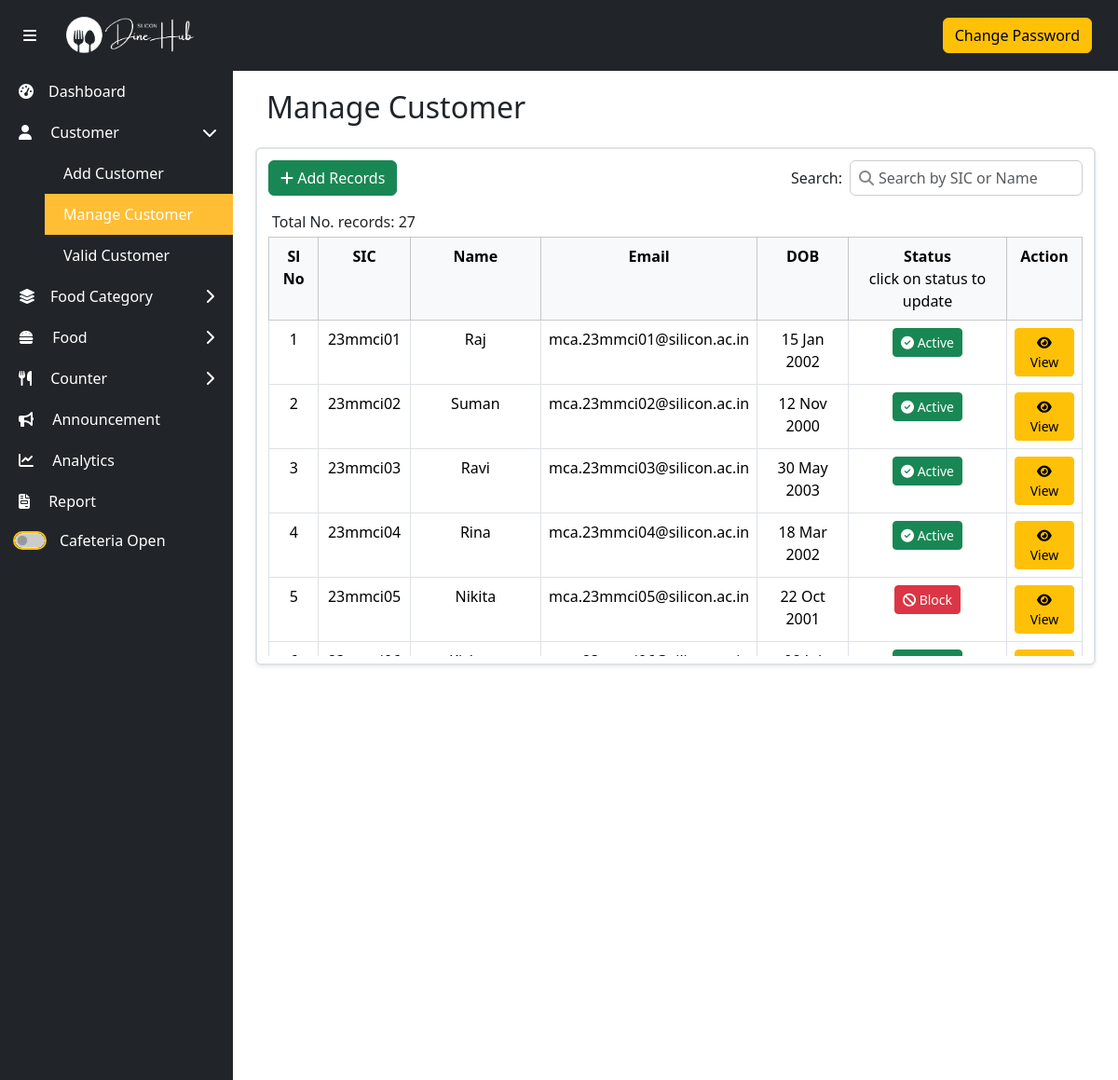
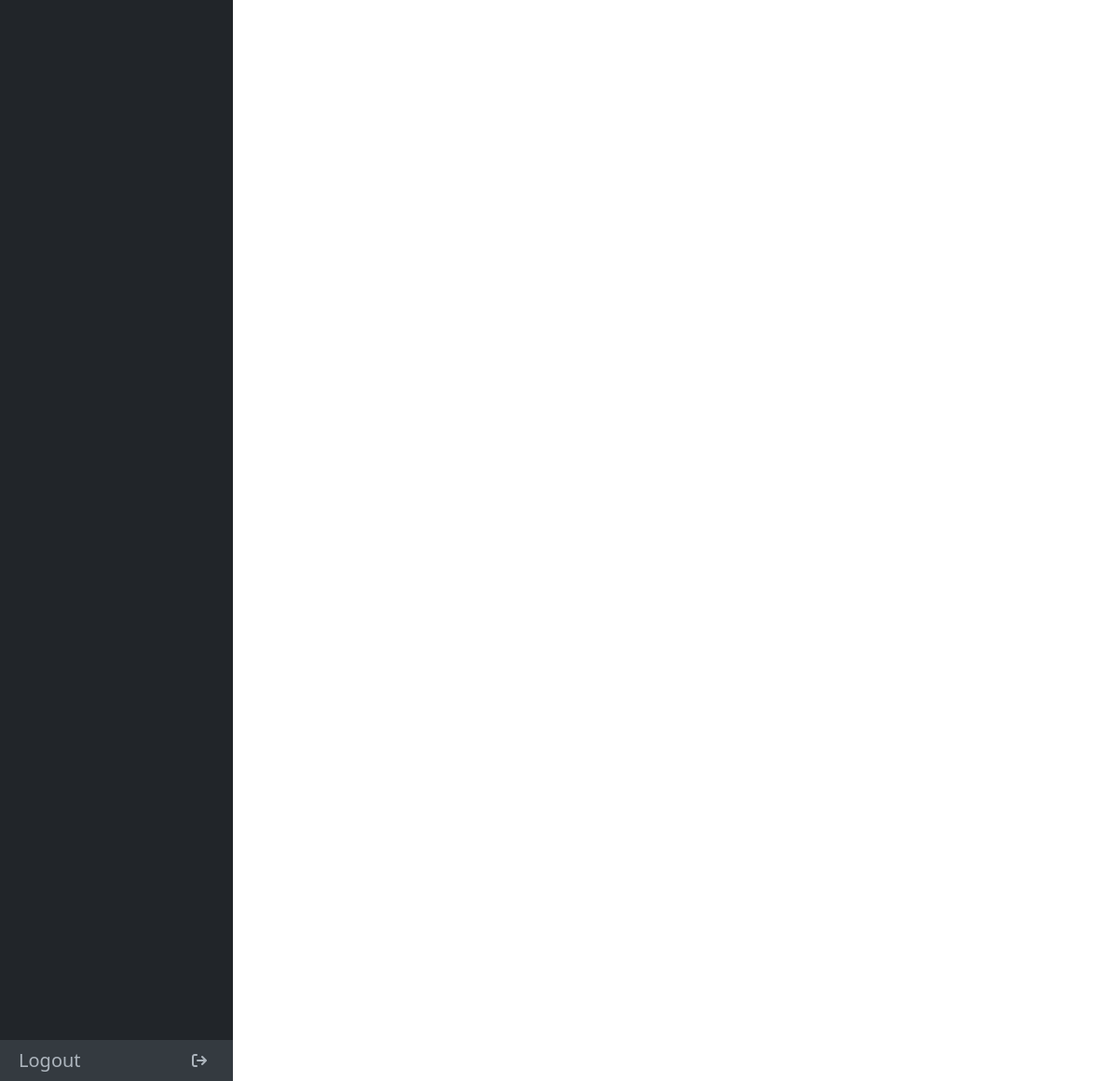
The page /admin/customerManage.php (signed in) on the database its author committed (2 pictures, top to bottom).
### tables this page shows
CREATE TABLE `student` (
  `studentID` int(11) NOT NULL,
  `sic` varchar(255) NOT NULL,
  `seID` int(11) DEFAULT NULL,
  `name` varchar(255) NOT NULL,
  `dob` date NOT NULL,
  `password` varchar(128) NOT NULL,
  `isActive` varchar(5) NOT NULL
);

CREATE TABLE `sic_email` (
  `seID` int(11) NOT NULL,
  `sic` varchar(255) NOT NULL,
  `email` varchar(255) NOT NULL
);

### dbFunctions/studentdb.php (called while the page is built, shortened)
<?php
function getAllStudents() {
    $conn = null;
    $stmt = null;
    try {
        $conn = dbConnection();
        $stmt = $conn->prepare("SELECT s.seID, s.name, s.sic, s.dob,s.isActive, s.studentID, se.email FROM student s LEFT JOIN sic_email se ON s.seID = se.seID ORDER BY s.sic");
        $stmt->execute();
        $res = $stmt->get_result();
        if($res->num_rows>0){
            return $res;
        }else{
            return "error";
        }
    } catch (Exception $e) {
        error_log($e->getMessage());
        return "error: " . $e->getMessage();
    } finally{
        $stmt->close();
        $conn->close();
    }
}
function totalNoOfStudents() {
    $conn = null;
    $stmt = null;
    try {
        $conn = dbConnection();
        $stmt = $conn->prepare("SELECT COUNT(*) AS total FROM student");
        $stmt->execute();
        $res = $stmt->get_result();
        if ($res->num_rows > 0) {
            $row = $res->fetch_assoc();
            return $row['total'];
        } else {
            return "0";
        }
    } catch (Exception $e) {
        error_log($e->getMessage());
        return "error: " . $e->getMessage();
    } finally {
        if ($stmt !== null) {
            $stmt->close();
        }
        if ($conn !== null) {
            $conn->close();
        }
    }
}
?>

### admin/customerManage.php (the view, shortened to what this page needs)
<?php
include_once "adminNavbar.php";
require_once "../dbFunctions/studentdb.php";
?>
<section class="content w-100">
    <div class="row mt-3 ms-1 me-1">
        <h2 class="mb-4">Manage Customer</h2>
        <div class="col-md-12 border border-2 pt-1 shadow-sm rounded">
            <div class="row">
                <div class="col-md-6 mb-3 mt-2 text-start">
                    <a class="btn btn-success text-center" href="./customerAdd.php"><i class="fa-solid fa-plus"></i> Add Records</a>
                </div>
                <div class="col-md-6 mb-3 mt-2 text-md-end">
                    <div class="d-flex justify-content-md-end align-items-center gap-2">
                        <label for="searchInput" style="font-weight: 500;">Search:</label>
                        <div style="position: relative;">
                            <i class="fas fa-search" style="
                                position: absolute;
                                top: 50%;
                                left: 10px;
                                transform: translateY(-50%);
                                color: #888;
                            "></i>
                            <input type="text"
                                id="searchInput"
                                class="form-control"
                                placeholder="Search by SIC or Name"
                                style="
                                    padding-left: 30px;
                                    border: 1px solid #ccc;
                                    height: 38px;
                                    width: 250px;
                                ">
                        </div>
                    </div>
                </div>
            </div>
            <div class="row ms-1">
                Total No. records: <?php echo totalNoOfStudents();?>
            </div>
            <div class="d-flex justify-content-between mt-1">
                <div style="max-height: 450px; overflow-y: auto; width: 100%;" class="mb-2">
                    <table class="table table-bordered table-responsive text-center" id="myTable">
                        <thead class="table-light">
                            <tr class="align-text-top">
                                <th>Sl No</th>
                                <th>SIC</th>
                                <th>Name</th>
                                <th>Email</th>
                                <th>DOB</th>
                                <th>Status
                                <p class="mb-0 fw-light">click on status to update</p>
                                </th>
                                <th>Action</th>
                            </tr>
                        </thead>
                        <tbody id="tableBody">
                            <?php
                                $sl = 1;
                                $result = getAllStudents();
                                while($std = $result->fetch_assoc()){
                                    ?>
                                    <tr>
                                        <td><?= $sl++?></td>
                                        <td class="sic"><?= $std['sic']?></td>
                                        <td class="name"><?= $std['name']?></td>
                                        <td><?= $std['email'] ?></td>
                                        <td><?= date('d M Y', strtotime($std['dob'])) ?></td>
                                        <td>
                                            <a data-id="<?php echo $std['studentID'] ?>" data-sic="<?= $std['sic']?>" data-status="<?= $std['isActive']?>"  data-name="<?= $std['name']?>" class="btn btn-sm statusUpdateBtn <?= $std['isActive'] ? 'btn-success' : 'btn-danger' ?> " data-bs-target="#updateStatusStudentModal" data-bs-toggle="modal"> <?= $std['isActive'] ? '<i class="fa-solid fa-circle-check"></i> Active' : '<i class="fa-solid fa-ban"></i> Block' ?></a>
                                        </td>
                                        <td>
                                            <a data-id="<?php echo $std['studentID'] ?>" data-email="<?= $std['email']?>" data-sic="<?= $std['sic']?>" data-status="<?= $std['isActive']?>"  data-name="<?= $std['name']?>" data-date="<?= $std['dob']?>" class="btn btn-warning btn-sm viewBtn" data-bs-target="#viewStudentModal" data-bs-toggle="modal"><i class="fa-solid fa-eye"></i> View</a>
                                        </td>
                                    </tr>
                                    <?php
                                }
                            ?>
                        </tbody>
                    </table>
                </div>
            </div>
        </div>
    </div>
</section>
<?php include_once "adminFooter.php"; ?>

### admin/adminNavbar.php (shortened to what this page needs)
<!DOCTYPE html>
<html lang="en">
<head>
  <link href="./../assets/bootstrap/bootstrap.min.css" rel="stylesheet" />
  <link rel="stylesheet" href="./../assets/fontawesome/all.css">
  <link href="./../assets/css/AdminCss/style.css" rel="stylesheet" />
  <link href="./../assets/css/AdminCss/foodManage.css" rel="stylesheet" />
  <link href="./../assets/toastr/toastr.min.css" rel="stylesheet">
  <link href="./../assets/summernote/summernote-bs4.min.css" rel="stylesheet">
</head>
<body>
    <nav class="navbar navbar-expand-lg navbar-dark bg-dark">
        <div class="container-fluid">
            <button class="btn btn-dark" id="sidebarToggler">
                <i class="fa-solid fa-bars"></i>
            </button>
            <a class="navbar-brand ps-3" href="./index.php">
                <img src="./../assets/images/logo.png" alt="logo" />
            </a>
            <div class="d-flex justify-content-center align-items-center ms-auto">
                <div class="me-3 position-relative">
                    <div href="" class="text-decoration-none btn btn-warning" id="changePasswordBtn">
                        Change Password
                    </div>
                </div>
            </div>
        </div>
    </nav>
    <aside class="sidebar bg-dark text-white d-flex flex-column justify-content-between position-fixed top-0 start-0 min-vh-100">
        <div>
            <div>
                <a href="./index.php" class="mt-3 text-white text-decoration-none d-flex align-items-center justify-content-between">
                    <div><i class="fas fa-tachometer-alt me-3"></i>Dashboard</div>
                </a>
            </div>
            <div>
                <a href="#customer" class="dropdown-toggle text-white text-decoration-none d-flex align-items-center justify-content-between" data-bs-toggle="collapse">
                    <div><i class="fa-solid fa-user me-3"></i> Customer</div>
                    <i class="fa-solid fa-chevron-right toggle-icon"></i>
                </a>
                <div class="collapse ms-5" id="customer">
                    <a href="./customerAdd.php" class="text-white text-decoration-none d-flex align-items-center justify-content-between">Add Customer</a>
                    <a href="./customerManage.php" class="text-white text-decoration-none d-flex align-items-center justify-content-between">Manage Customer</a>
                    <a href="./customerValid.php" class="text-white text-decoration-none d-flex align-items-center justify-content-between">Valid Customer</a>
                </div>
            </div>
            <div>
                <a href="#foodCategory" class="dropdown-toggle text-white text-decoration-none d-flex align-items-center justify-content-between" data-bs-toggle="collapse">
                    <div><i class="fa-solid fa-layer-group me-3"></i>Food Category</div>
                    <i class="fa-solid fa-chevron-right toggle-icon"></i>
                </a>
            </div>
            <div>
                <a href="#food" class="dropdown-toggle text-white text-decoration-none d-flex align-items-center justify-content-between" data-bs-toggle="collapse">
                    <div><i class="fa-solid fa-burger me-3"></i> Food</div>
                    <i class="fa-solid fa-chevron-right toggle-icon"></i>
                </a>
            </div>
            <div>
                <a href="#counter" class="dropdown-toggle text-white text-decoration-none d-flex align-items-center justify-content-between" data-bs-toggle="collapse">
                    <div><i class="fa-solid fa-utensils me-3"></i> Counter</div>
                    <i class="fa-solid fa-chevron-right toggle-icon"></i>
                </a>
            </div>
            <div>
                <a href="./announcement.php" class="text-white text-decoration-none d-flex align-items-center justify-content-between">
                    <div><i class="fa-solid fa-bullhorn me-3"></i> Announcement</div>
                </a>
            </div>
            <div>
                <a href="./analytics.php" class="text-white text-decoration-none d-flex align-items-center justify-content-between">
                    <div><i class="fas fa-chart-line me-3"></i> Analytics</div>
                </a>
            </div>
            <div>
                <a href="./report.php" class="text-white text-decoration-none d-flex align-items-center justify-content-between">
                    <div><i class="fas fa-file-invoice me-3"></i> Report</div>
                </a>
            </div>
            <div class="d-flex align-items-center text-white px-3 py-2">
                <div class="form-check form-switch m-0">
                    <input class="form-check-input" type="checkbox" id="cafeteriaToggle">
                    <label class="form-check-label ms-2" for="cafeteriaToggle" id="cafeteriaStatus">Cafeteria Open</label>
                </div>
            </div>
        </div>
        <div class="sidebar-footer">
            <a href="#" id="logoutBtn" class="text-decoration-none d-flex align-items-center justify-content-between w-100" style="color: #adb5bd;">
                <h5 class="my-0">Logout</h5>
                <div><i class="fa-solid fa-arrow-right-from-bracket mx-2"></i></div>
            </a>
        </div>
    </aside>

### admin/adminFooter.php (shortened to what this page needs)
  </body>
</html>

### assets/css/AdminCss/style.css (style rules this page uses)
* { padding: 0; margin: 0; box-sizing: border-box; }
body { display: flex; height: 100vh; overflow: hidden; }
.navbar { position: fixed; top: 0; left: 0; width: 100%; z-index: 1050; }
.navbar-brand img { height: 50px; }
.content { margin-left: 250px; margin-top: 60px; padding: 20px; transition: margin-left 0.3s; }
.sidebar { width: 250px; padding-top: 60px; transition: all 0.3s; }
.sidebar a { padding: 10px 20px; }
.active { background-color: #ffbe33; }
.toggle-icon { transition: transform 0.3s ease-in-out; }
.rotated { transform: rotate(90deg); }
.sidebar-footer { background-color: #343a40; }
.dropdown-toggle::after { display: none; }

### admin/adminNavbar.php (style rules this page uses)
#cafeteriaToggle { appearance: none; -webkit-appearance: none; -moz-appearance: none; background-color: #ccc; cursor: pointer; transition: background-color 0.3s ease; outline: 2px solid #ffc107; }

### rows shown on the page
student: sic "23mmci01", name "Raj", seID.email "mca.23mmci01@silicon.ac.in", dob "15 Jan 2002", isActive "1" (drawn)
student: sic "23mmci02", name "Suman", seID.email "mca.23mmci02@silicon.ac.in", dob "12 Nov 2000", isActive "1" (drawn)
student: sic "23mmci03", name "Ravi", seID.email "mca.23mmci03@silicon.ac.in", dob "30 May 2003", isActive "1" (drawn)
student: sic "23mmci04", name "Rina", seID.email "mca.23mmci04@silicon.ac.in", dob "18 Mar 2002", isActive "1" (drawn)
student: sic "23mmci05", name "Nikita", seID.email "mca.23mmci05@silicon.ac.in", dob "22 Oct 2001", isActive "0" (drawn)

### other values the page prints
totalNoOfStudents() "27"
